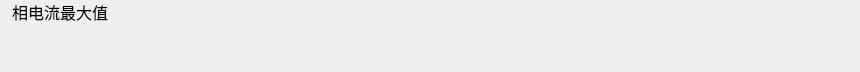
<?xml version="1.0" encoding="UTF-8"?>
<ui version="4.0">
 <class>ZSet_LineItemWid</class>
 <widget class="QWidget" name="ZSet_LineItemWid">
  <property name="geometry">
   <rect>
    <x>0</x>
    <y>0</y>
    <width>860</width>
    <height>72</height>
   </rect>
  </property>
  <property name="windowTitle">
   <string>Form</string>
  </property>
  <layout class="QHBoxLayout" name="horizontalLayout_2">
   <property name="leftMargin">
    <number>0</number>
   </property>
   <property name="topMargin">
    <number>0</number>
   </property>
   <property name="rightMargin">
    <number>0</number>
   </property>
   <property name="bottomMargin">
    <number>0</number>
   </property>
   <item>
    <layout class="QHBoxLayout" name="horizontalLayout" stretch="2,1,1,1">
     <property name="spacing">
      <number>30</number>
     </property>
     <item>
      <widget class="QLabel" name="label">
       <property name="minimumSize">
        <size>
         <width>120</width>
         <height>0</height>
        </size>
       </property>
       <property name="maximumSize">
        <size>
         <width>120</width>
         <height>16777215</height>
        </size>
       </property>
       <property name="font">
        <font>
         <family>微软雅黑</family>
         <pointsize>12</pointsize>
        </font>
       </property>
       <property name="text">
        <string>相电流最大值</string>
       </property>
       <property name="alignment">
        <set>Qt::AlignHCenter|Qt::AlignTop</set>
       </property>
       <property name="margin">
        <number>10</number>
       </property>
      </widget>
     </item>
     <item>
      <widget class="QWidget" name="widget_1" native="true">
       <property name="sizePolicy">
        <sizepolicy hsizetype="Preferred" vsizetype="Preferred">
         <horstretch>0</horstretch>
         <verstretch>0</verstretch>
        </sizepolicy>
       </property>
       <property name="minimumSize">
        <size>
         <width>200</width>
         <height>0</height>
        </size>
       </property>
       <property name="font">
        <font>
         <pointsize>12</pointsize>
        </font>
       </property>
      </widget>
     </item>
     <item>
      <widget class="QWidget" name="widget_2" native="true">
       <property name="font">
        <font>
         <pointsize>12</pointsize>
        </font>
       </property>
      </widget>
     </item>
     <item>
      <widget class="QWidget" name="widget_3" native="true">
       <property name="font">
        <font>
         <pointsize>12</pointsize>
        </font>
       </property>
      </widget>
     </item>
    </layout>
   </item>
  </layout>
 </widget>
 <resources/>
 <connections/>
</ui>
